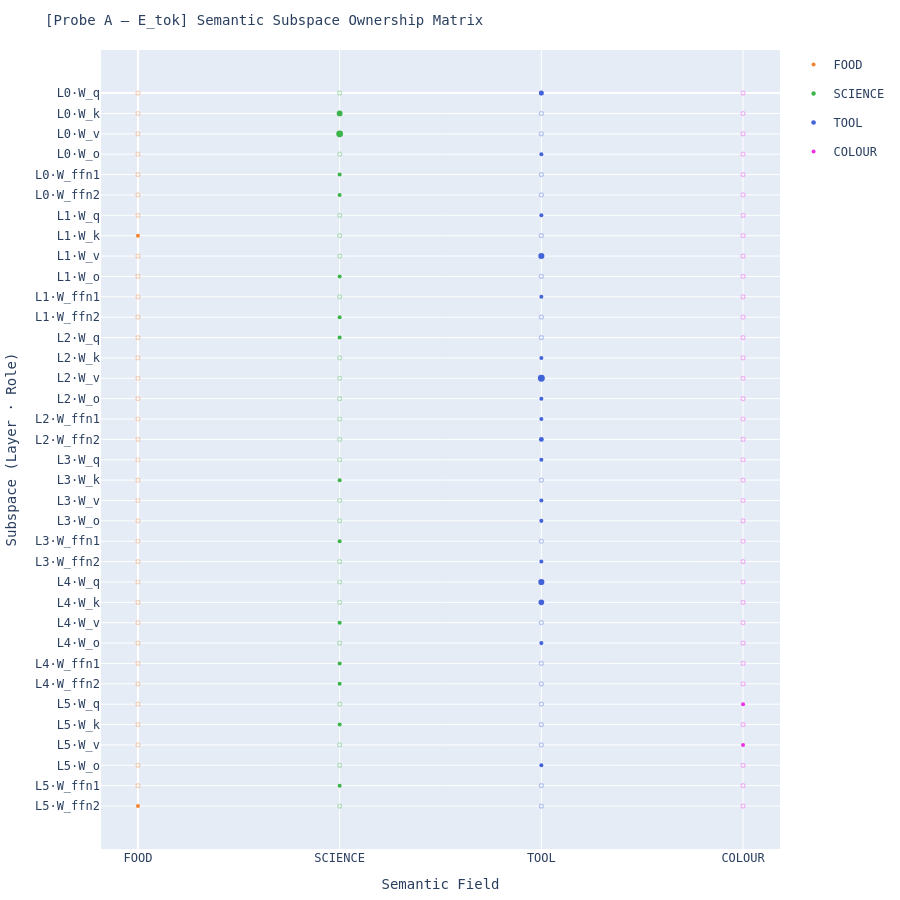

The code cell stored with this chart in its notebook:
### Markdown cell above
### 3.3 — Probe A: Semantic Subspace Matrix Diagram

This cells explicitly answer the question:

> **"Which subspaces of the model's latent space encode which semantic fields?"**

For every combination of **(layer × weight-role)** we compute how strongly each  
semantic field *dominates* that subspace.  Domination is measured as:

$$S_{(i,r,f)} = \frac{\bar{A}_{(i,r,f)} - \bar{A}_{(i,r,\neg f)}}{\bar{A}_{(i,r,f)} + \bar{A}_{(i,r,\neg f)} + \varepsilon}$$

where $\bar{A}_{(i,r,f)}$ is the mean activation energy of field $f$'s words  
in subspace $(i, r)$.  This normalised contrast score $\in [-1, +1]$  
identifies subspaces where a field's activation is unusually high relative  
to all other fields.

The diagram renders a **matrix of coloured dots**:
- **Rows**: weight-role subspaces `(Layer i, W_q / W_k / W_v / W_o / W_ffn1 / W_ffn2)`
- **Columns**: semantic fields
- **Dot colour**: field identity colour (legend)
- **Dot size**: proportional to $|S_{(i,r,f)}|$ — larger = stronger field ownership
- **Dot opacity**: 1.0 if the field is the *dominant* owner of that subspace, 0.25 otherwise

Hovering reveals the exact contrast score and the top-3 words most responsible  
for that subspace's activation.

### Code cell
# ── §3.3 Probe A: Subspace dominance diagram (E_tok basis) ────────────────────
# Same contrast score S_{(i,r,f)} as §3.3 Probe B, now computed over E_tok
# activations. Dominant dots here reflect genuine weight-geometry bias toward
# a semantic field BEFORE any contextualisation — a cleaner circuit-level signal.

subspace_labels = [f"L{i}·{r}" for i in range(n_layers) for r in ROLES_ATT]
n_subspaces = len(subspace_labels)

# Contrast score: how much does field f dominate subspace (i,r) relative to all others?
eps = 1e-9
contrast_etok = np.zeros((len(field_names), n_subspaces))
top_words_etok = {}

for f_idx, field in enumerate(field_names):
    mask_f  = labels == field
    mask_nf = ~mask_f
    for s_idx, col in enumerate(col_names):
        mu_f  = df_act_etok.loc[mask_f,  col].mean()
        mu_nf = df_act_etok.loc[mask_nf, col].mean()
        contrast_etok[f_idx, s_idx] = (mu_f - mu_nf) / (mu_f + mu_nf + eps)
        # top-3 words driving activation in this subspace for this field
        top3 = (df_act_etok.loc[mask_f, [col, "word"]]
                            .sort_values(col, ascending=False)
                            .head(3)["word"].tolist())
        top_words_etok[(f_idx, s_idx)] = top3

# Per-subspace dominant field (highest contrast score)
dominant_etok = np.argmax(contrast_etok, axis=0)   # shape (n_subspaces,)

fig_a3 = go.Figure()

for f_idx, field in enumerate(field_names):
    colour = FIELD_COLOURS[field]
    dom_x, dom_y, dom_text, dom_size = [], [], [], []
    bg_x,  bg_y,  bg_text,  bg_size  = [], [], [], []

    for s_idx in range(n_subspaces):
        S    = contrast_etok[f_idx, s_idx]
        size = max(4.0, abs(S) * 300)
        tw   = top_words_etok[(f_idx, s_idx)]
        tw_str = ", ".join(tw) if tw else "—"
        is_dom = (dominant_etok[s_idx] == f_idx) and (S > 0)
        hover = (
            f"<b>{field}</b> in {subspace_labels[s_idx]}<br>"
            f"Contrast S = {S:.3f}<br>"
            f"Dominant: {'✓' if is_dom else '✗'}<br>"
            f"Top words: {tw_str}"
        )
        if is_dom:
            dom_x.append(f_idx); dom_y.append(s_idx)
            dom_text.append(hover); dom_size.append(size)
        else:
            bg_x.append(f_idx);  bg_y.append(s_idx)
            bg_text.append(hover); bg_size.append(min(size, 4))

    # Dominant dots — filled, full opacity
    if dom_x:
        fig_a3.add_trace(go.Scatter(
            x=dom_x, y=dom_y, mode="markers", name=field,
            legendgroup=field, showlegend=True,
            marker=dict(color=colour, size=dom_size, opacity=1,
                        symbol="circle", line=dict(width=0)),
            text=dom_text, hovertemplate="%{text}<extra></extra>",
        ))

    # Background dots — hollow rings, low opacity
    fig_a3.add_trace(go.Scatter(
        x=bg_x, y=bg_y, mode="markers", name=field,
        legendgroup=field, showlegend=not bool(dom_x),
        marker=dict(color="rgba(0,0,0,0)", size=bg_size, opacity=0.35,
                    symbol="circle",
                    line=dict(color=colour, width=1.2)),
        text=bg_text, hovertemplate="%{text}<extra></extra>",
    ))

fig_a3.update_layout(
    title=dict(
        text="[Probe A — E_tok] Semantic Subspace Ownership Matrix",
        font=dict(size=14),
    ),
    xaxis=dict(
        tickmode="array",
        tickvals=list(range(len(field_names))),
        ticktext=field_names,
        title="Semantic Field",
    ),
    yaxis=dict(
        tickmode="array",
        tickvals=list(range(n_subspaces)),
        ticktext=subspace_labels,
        title="Subspace (Layer · Role)",
        autorange="reversed",
    ),
    height=900,
    font_family="monospace",
    title_font_size=14,
    margin=dict(l=10, r=10, t=50, b=10),
)
fig_a3.write_image(OUTPUT_DIR / "fig_03a_subspace_matrix_etok.png", scale=2)
fig_a3.show()
print("Saved fig_03a_subspace_matrix_etok.png")

### Figure 1 — Plotly figure (JSON) as saved in the notebook; plotly's stock layout.template omitted (floating-point values rounded to 4 significant figures)
{"data": [{"hovertemplate": "%{text}<extra></extra>", "legendgroup": "FOOD", "marker": {"color": "#f58231", "line": {"width": 0}, "opacity": 1, "size": [4, 4], "symbol": "circle"}, "mode": "markers", "name": "FOOD", "showlegend": true, "text": ["<b>FOOD</b> in L1·W_k<br>Contrast S = 0.010<br>Dominant: ✓<br>Top words: beer, pizza, coffee", "<b>FOOD</b> in L5·W_ffn2<br>Contrast S = 0.011<br>Dominant: ✓<br>Top words: tea, milk, rice"], "type": "scatter", "x": [0, 0], "y": [7, 35]}, {"hovertemplate": "%{text}<extra></extra>", "legendgroup": "FOOD", "marker": {"color": "rgba(0,0,0,0)", "line": {"color": "#f58231", "width": 1.2}, "opacity": 0.35, "size": [4, 4, 4, 4, 4, 4, 4, 4, 4, 4, 4, 4, 4, 4, 4, 4, 4, 4, 4, 4, 4, 4, 4, 4, 4, 4, 4, 4, 4, 4, 4, 4, 4, 4], "symbol": "circle"}, "mode": "markers", "name": "FOOD", "showlegend": false, "text": ["<b>FOOD</b> in L0·W_q<br>Contrast S = -0.014<br>Dominant: ✗<br>Top words: honey, bread, jam", "<b>FOOD</b> in L0·W_k<br>Contrast S = 0.010<br>Dominant: ✗<br>Top words: sugar, chocolate, butter", "<b>FOOD</b> in L0·W_v<br>Contrast S = 0.019<br>Dominant: ✗<br>Top words: coffee, milk, pizza", "<b>FOOD</b> in L0·W_o<br>Contrast S = -0.007<br>Dominant: ✗<br>Top words: curry, salad, rice", "<b>FOOD</b> in L0·W_ffn1<br>Contrast S = -0.019<br>Dominant: ✗<br>Top words: pasta, chocolate, honey", "<b>FOOD</b> in L0·W_ffn2<br>Contrast S = 0.008<br>Dominant: ✗<br>Top words: cream, salad, chocolate", "<b>FOOD</b> in L1·W_q<br>Contrast S = 0.002<br>Dominant: ✗<br>Top words: curry, coffee, soup", "<b>FOOD</b> in L1·W_v<br>Contrast S = -0.012<br>Dominant: ✗<br>Top words: pizza, beer, cream", "<b>FOOD</b> in L1·W_o<br>Contrast S = -0.004<br>Dominant: ✗<br>Top words: jam, bread, honey", "<b>FOOD</b> in L1·W_ffn1<br>Contrast S = -0.015<br>Dominant: ✗<br>Top words: jam, soup, salad", "<b>FOOD</b> in L1·W_ffn2<br>Contrast S = -0.007<br>Dominant: ✗<br>Top words: tea, cream, soup", "<b>FOOD</b> in L2·W_q<br>Contrast S = -0.010<br>Dominant: ✗<br>Top words: butter, honey, jam", "<b>FOOD</b> in L2·W_k<br>Contrast S = -0.020<br>Dominant: ✗<br>Top words: curry, pizza, beer", "<b>FOOD</b> in L2·W_v<br>Contrast S = -0.002<br>Dominant: ✗<br>Top words: curry, cream, pizza", "<b>FOOD</b> in L2·W_o<br>Contrast S = 0.005<br>Dominant: ✗<br>Top words: cream, jam, beer", "<b>FOOD</b> in L2·W_ffn1<br>Contrast S = -0.010<br>Dominant: ✗<br>Top words: soup, salad, cake", "<b>FOOD</b> in L2·W_ffn2<br>Contrast S = -0.005<br>Dominant: ✗<br>Top words: pasta, cream, soup", "<b>FOOD</b> in L3·W_q<br>Contrast S = -0.008<br>Dominant: ✗<br>Top words: cream, tea, curry", "<b>FOOD</b> in L3·W_k<br>Contrast S = -0.006<br>Dominant: ✗<br>Top words: curry, honey, cake", "<b>FOOD</b> in L3·W_v<br>Contrast S = -0.004<br>Dominant: ✗<br>Top words: wine, cream, curry", "<b>FOOD</b> in L3·W_o<br>Contrast S = -0.014<br>Dominant: ✗<br>Top words: rice, sugar, soup", "<b>FOOD</b> in L3·W_ffn1<br>Contrast S = -0.017<br>Dominant: ✗<br>Top words: sugar, cream, rice", "<b>FOOD</b> in L3·W_ffn2<br>Contrast S = -0.009<br>Dominant: ✗<br>Top words: curry, pizza, wine", "<b>FOOD</b> in L4·W_q<br>Contrast S = -0.022<br>Dominant: ✗<br>Top words: curry, jam, sugar", "<b>FOOD</b> in L4·W_k<br>Contrast S = -0.030<br>Dominant: ✗<br>Top words: beer, honey, sugar", "<b>FOOD</b> in L4·W_v<br>Contrast S = -0.015<br>Dominant: ✗<br>Top words: curry, honey, soup", "<b>FOOD</b> in L4·W_o<br>Contrast S = -0.024<br>Dominant: ✗<br>Top words: pizza, pasta, cake", "<b>FOOD</b> in L4·W_ffn1<br>Contrast S = -0.001<br>Dominant: ✗<br>Top words: tea, rice, coffee", "<b>FOOD</b> in L4·W_ffn2<br>Contrast S = -0.006<br>Dominant: ✗<br>Top words: rice, soup, honey", "<b>FOOD</b> in L5·W_q<br>Contrast S = -0.008<br>Dominant: ✗<br>Top words: pizza, tea, wine", "<b>FOOD</b> in L5·W_k<br>Contrast S = 0.005<br>Dominant: ✗<br>Top words: tea, wine, cream", "<b>FOOD</b> in L5·W_v<br>Contrast S = -0.012<br>Dominant: ✗<br>Top words: soup, chocolate, bread", "<b>FOOD</b> in L5·W_o<br>Contrast S = -0.009<br>Dominant: ✗<br>Top words: bread, tea, rice", "<b>FOOD</b> in L5·W_ffn1<br>Contrast S = -0.010<br>Dominant: ✗<br>Top words: curry, cream, soup"], "type": "scatter", "x": [0, 0, 0, 0, 0, 0, 0, 0, 0, 0, 0, 0, 0, 0, 0, 0, 0, 0, 0, 0, 0, 0, 0, 0, 0, 0, 0, 0, 0, 0, 0, 0, 0, 0], "y": [0, 1, 2, 3, 4, 5, 6, 8, 9, 10, 11, 12, 13, 14, 15, 16, 17, 18, 19, 20, 21, 22, 23, 24, 25, 26, 27, 28, 29, 30, 31, 32, 33, 34]}, {"hovertemplate": "%{text}<extra></extra>", "legendgroup": "SCIENCE", "marker": {"color": "#3cb44b", "line": {"width": 0}, "opacity": 1, "size": [5.767, 6.846, 4, 4, 4, 4, 4, 4, 4, 4.139, 4, 4, 4, 4], "symbol": "circle"}, "mode": "markers", "name": "SCIENCE", "showlegend": true, "text": ["<b>SCIENCE</b> in L0·W_k<br>Contrast S = 0.019<br>Dominant: ✓<br>Top words: protein, energy, gene", "<b>SCIENCE</b> in L0·W_v<br>Contrast S = 0.023<br>Dominant: ✓<br>Top words: photon, energy, protein", "<b>SCIENCE</b> in L0·W_ffn1<br>Contrast S = 0.012<br>Dominant: ✓<br>Top words: circuit, enzyme, neutron", "<b>SCIENCE</b> in L0·W_ffn2<br>Contrast S = 0.011<br>Dominant: ✓<br>Top words: enzyme, virus, neutron", "<b>SCIENCE</b> in L1·W_o<br>Contrast S = 0.002<br>Dominant: ✓<br>Top words: virus, mass, gene", "<b>SCIENCE</b> in L1·W_ffn2<br>Contrast S = 0.007<br>Dominant: ✓<br>Top words: virus, enzyme, gravity", "<b>SCIENCE</b> in L2·W_q<br>Contrast S = 0.012<br>Dominant: ✓<br>Top words: enzyme, atom, atom", "<b>SCIENCE</b> in L3·W_k<br>Contrast S = 0.011<br>Dominant: ✓<br>Top words: electron, circuit, plasma", "<b>SCIENCE</b> in L3·W_ffn1<br>Contrast S = 0.012<br>Dominant: ✓<br>Top words: electron, neutron, laser", "<b>SCIENCE</b> in L4·W_v<br>Contrast S = 0.014<br>Dominant: ✓<br>Top words: circuit, plasma, magnet", "<b>SCIENCE</b> in L4·W_ffn1<br>Contrast S = 0.005<br>Dominant: ✓<br>Top words: neutron, atom, atom", "<b>SCIENCE</b> in L4·W_ffn2<br>Contrast S = 0.006<br>Dominant: ✓<br>Top words: neutron, atom, atom", "<b>SCIENCE</b> in L5·W_k<br>Contrast S = 0.010<br>Dominant: ✓<br>Top words: entropy, gene, protein", "<b>SCIENCE</b> in L5·W_ffn1<br>Contrast S = 0.007<br>Dominant: ✓<br>Top words: circuit, photon, entropy"], "type": "scatter", "x": [1, 1, 1, 1, 1, 1, 1, 1, 1, 1, 1, 1, 1, 1], "y": [1, 2, 4, 5, 9, 11, 12, 19, 22, 26, 28, 29, 31, 34]}, {"hovertemplate": "%{text}<extra></extra>", "legendgroup": "SCIENCE", "marker": {"color": "rgba(0,0,0,0)", "line": {"color": "#3cb44b", "width": 1.2}, "opacity": 0.35, "size": [4, 4, 4, 4, 4, 4, 4, 4, 4, 4, 4, 4, 4, 4, 4, 4, 4, 4, 4, 4, 4, 4], "symbol": "circle"}, "mode": "markers", "name": "SCIENCE", "showlegend": false, "text": ["<b>SCIENCE</b> in L0·W_q<br>Contrast S = 0.009<br>Dominant: ✗<br>Top words: circuit, cell, atom", "<b>SCIENCE</b> in L0·W_o<br>Contrast S = 0.006<br>Dominant: ✗<br>Top words: photon, proton, virus", "<b>SCIENCE</b> in L1·W_q<br>Contrast S = 0.005<br>Dominant: ✗<br>Top words: energy, enzyme, electron", "<b>SCIENCE</b> in L1·W_k<br>Contrast S = 0.002<br>Dominant: ✗<br>Top words: cell, virus, enzyme", "<b>SCIENCE</b> in L1·W_v<br>Contrast S = 0.003<br>Dominant: ✗<br>Top words: enzyme, gene, electron", "<b>SCIENCE</b> in L1·W_ffn1<br>Contrast S = 0.006<br>Dominant: ✗<br>Top words: electron, plasma, force", "<b>SCIENCE</b> in L2·W_k<br>Contrast S = 0.005<br>Dominant: ✗<br>Top words: cell, entropy, plasma", "<b>SCIENCE</b> in L2·W_v<br>Contrast S = 0.017<br>Dominant: ✗<br>Top words: protein, virus, gene", "<b>SCIENCE</b> in L2·W_o<br>Contrast S = -0.015<br>Dominant: ✗<br>Top words: electron, laser, neutron", "<b>SCIENCE</b> in L2·W_ffn1<br>Contrast S = 0.002<br>Dominant: ✗<br>Top words: virus, circuit, enzyme", "<b>SCIENCE</b> in L2·W_ffn2<br>Contrast S = 0.006<br>Dominant: ✗<br>Top words: virus, plasma, enzyme", "<b>SCIENCE</b> in L3·W_q<br>Contrast S = 0.003<br>Dominant: ✗<br>Top words: virus, circuit, enzyme", "<b>SCIENCE</b> in L3·W_v<br>Contrast S = 0.011<br>Dominant: ✗<br>Top words: gene, entropy, virus", "<b>SCIENCE</b> in L3·W_o<br>Contrast S = 0.008<br>Dominant: ✗<br>Top words: entropy, magnet, atom", "<b>SCIENCE</b> in L3·W_ffn2<br>Contrast S = 0.007<br>Dominant: ✗<br>Top words: virus, electron, plasma", "<b>SCIENCE</b> in L4·W_q<br>Contrast S = -0.002<br>Dominant: ✗<br>Top words: protein, enzyme, circuit", "<b>SCIENCE</b> in L4·W_k<br>Contrast S = 0.005<br>Dominant: ✗<br>Top words: plasma, circuit, magnet", "<b>SCIENCE</b> in L4·W_o<br>Contrast S = 0.000<br>Dominant: ✗<br>Top words: circuit, enzyme, atom", "<b>SCIENCE</b> in L5·W_q<br>Contrast S = -0.003<br>Dominant: ✗<br>Top words: circuit, neutron, virus", "<b>SCIENCE</b> in L5·W_v<br>Contrast S = 0.007<br>Dominant: ✗<br>Top words: photon, laser, virus", "<b>SCIENCE</b> in L5·W_o<br>Contrast S = -0.002<br>Dominant: ✗<br>Top words: laser, enzyme, virus", "<b>SCIENCE</b> in L5·W_ffn2<br>Contrast S = 0.010<br>Dominant: ✗<br>Top words: electron, neutron, plasma"], "type": "scatter", "x": [1, 1, 1, 1, 1, 1, 1, 1, 1, 1, 1, 1, 1, 1, 1, 1, 1, 1, 1, 1, 1, 1], "y": [0, 3, 6, 7, 8, 10, 13, 14, 15, 16, 17, 18, 20, 21, 23, 24, 25, 27, 30, 32, 33, 35]}, {"hovertemplate": "%{text}<extra></extra>", "legendgroup": "TOOL", "marker": {"color": "#4363d8", "line": {"width": 0}, "opacity": 1, "size": [5.05, 4, 4, 6.128, 4, 4, 6.945, 4, 4, 4.871, 4, 4, 4.084, 4, 6.138, 5.667, 4.126, 4], "symbol": "circle"}, "mode": "markers", "name": "TOOL", "showlegend": true, "text": ["<b>TOOL</b> in L0·W_q<br>Contrast S = 0.017<br>Dominant: ✓<br>Top words: wheel, forge, knife", "<b>TOOL</b> in L0·W_o<br>Contrast S = 0.010<br>Dominant: ✓<br>Top words: hook, hook, bolt", "<b>TOOL</b> in L1·W_q<br>Contrast S = 0.013<br>Dominant: ✓<br>Top words: wheel, forge, saw", "<b>TOOL</b> in L1·W_v<br>Contrast S = 0.020<br>Dominant: ✓<br>Top words: hook, hook, forge", "<b>TOOL</b> in L1·W_ffn1<br>Contrast S = 0.009<br>Dominant: ✓<br>Top words: saw, forge, bolt", "<b>TOOL</b> in L2·W_k<br>Contrast S = 0.011<br>Dominant: ✓<br>Top words: forge, joint, hammer", "<b>TOOL</b> in L2·W_v<br>Contrast S = 0.023<br>Dominant: ✓<br>Top words: drill, drill, forge", "<b>TOOL</b> in L2·W_o<br>Contrast S = 0.012<br>Dominant: ✓<br>Top words: gear, lever, joint", "<b>TOOL</b> in L2·W_ffn1<br>Contrast S = 0.006<br>Dominant: ✓<br>Top words: joint, forge, saw", "<b>TOOL</b> in L2·W_ffn2<br>Contrast S = 0.016<br>Dominant: ✓<br>Top words: drill, drill, vice", "<b>TOOL</b> in L3·W_q<br>Contrast S = 0.009<br>Dominant: ✓<br>Top words: drill, drill, forge", "<b>TOOL</b> in L3·W_v<br>Contrast S = 0.011<br>Dominant: ✓<br>Top words: drill, drill, bolt", "<b>TOOL</b> in L3·W_o<br>Contrast S = 0.014<br>Dominant: ✓<br>Top words: lever, blade, drill", "<b>TOOL</b> in L3·W_ffn2<br>Contrast S = 0.010<br>Dominant: ✓<br>Top words: knife, forge, drill", "<b>TOOL</b> in L4·W_q<br>Contrast S = 0.020<br>Dominant: ✓<br>Top words: forge, drill, drill", "<b>TOOL</b> in L4·W_k<br>Contrast S = 0.019<br>Dominant: ✓<br>Top words: hammer, knife, drill", "<b>TOOL</b> in L4·W_o<br>Contrast S = 0.014<br>Dominant: ✓<br>Top words: blade, axle, axle", "<b>TOOL</b> in L5·W_o<br>Contrast S = 0.010<br>Dominant: ✓<br>Top words: bolt, saw, hammer"], "type": "scatter", "x": [2, 2, 2, 2, 2, 2, 2, 2, 2, 2, 2, 2, 2, 2, 2, 2, 2, 2], "y": [0, 3, 6, 8, 10, 13, 14, 15, 16, 17, 18, 20, 21, 23, 24, 25, 27, 33]}, {"hovertemplate": "%{text}<extra></extra>", "legendgroup": "TOOL", "marker": {"color": "rgba(0,0,0,0)", "line": {"color": "#4363d8", "width": 1.2}, "opacity": 0.35, "size": [4, 4, 4, 4, 4, 4, 4, 4, 4, 4, 4, 4, 4, 4, 4, 4, 4, 4], "symbol": "circle"}, "mode": "markers", "name": "TOOL", "showlegend": false, "text": ["<b>TOOL</b> in L0·W_k<br>Contrast S = -0.020<br>Dominant: ✗<br>Top words: hook, hook, axle", "<b>TOOL</b> in L0·W_v<br>Contrast S = -0.011<br>Dominant: ✗<br>Top words: nail, hook, hook", "<b>TOOL</b> in L0·W_ffn1<br>Contrast S = 0.002<br>Dominant: ✗<br>Top words: saw, forge, axle", "<b>TOOL</b> in L0·W_ffn2<br>Contrast S = -0.004<br>Dominant: ✗<br>Top words: screw, spring, knife", "<b>TOOL</b> in L1·W_k<br>Contrast S = 0.003<br>Dominant: ✗<br>Top words: hook, hook, screw", "<b>TOOL</b> in L1·W_o<br>Contrast S = 0.001<br>Dominant: ✗<br>Top words: hammer, bolt, joint", "<b>TOOL</b> in L1·W_ffn2<br>Contrast S = 0.007<br>Dominant: ✗<br>Top words: forge, drill, drill", "<b>TOOL</b> in L2·W_q<br>Contrast S = 0.007<br>Dominant: ✗<br>Top words: forge, hook, hook", "<b>TOOL</b> in L3·W_k<br>Contrast S = 0.006<br>Dominant: ✗<br>Top words: nail, forge, bolt", "<b>TOOL</b> in L3·W_ffn1<br>Contrast S = -0.001<br>Dominant: ✗<br>Top words: blade, forge, joint", "<b>TOOL</b> in L4·W_v<br>Contrast S = 0.010<br>Dominant: ✗<br>Top words: screw, drill, drill", "<b>TOOL</b> in L4·W_ffn1<br>Contrast S = -0.005<br>Dominant: ✗<br>Top words: wheel, spring, nail", "<b>TOOL</b> in L4·W_ffn2<br>Contrast S = -0.000<br>Dominant: ✗<br>Top words: lever, spring, screw", "<b>TOOL</b> in L5·W_q<br>Contrast S = 0.004<br>Dominant: ✗<br>Top words: hook, hook, knife", "<b>TOOL</b> in L5·W_k<br>Contrast S = -0.008<br>Dominant: ✗<br>Top words: saw, wheel, knife", "<b>TOOL</b> in L5·W_v<br>Contrast S = -0.003<br>Dominant: ✗<br>Top words: knife, blade, saw", "<b>TOOL</b> in L5·W_ffn1<br>Contrast S = 0.006<br>Dominant: ✗<br>Top words: joint, spring, hook", "<b>TOOL</b> in L5·W_ffn2<br>Contrast S = -0.012<br>Dominant: ✗<br>Top words: lever, knife, spring"], "type": "scatter", "x": [2, 2, 2, 2, 2, 2, 2, 2, 2, 2, 2, 2, 2, 2, 2, 2, 2, 2], "y": [1, 2, 4, 5, 7, 9, 11, 12, 19, 22, 26, 28, 29, 30, 31, 32, 34, 35]}, {"hovertemplate": "%{text}<extra></extra>", "legendgroup": "COLOUR", "marker": {"color": "#f032e6", "line": {"width": 0}, "opacity": 1, "size": [4, 4], "symbol": "circle"}, "mode": "markers", "name": "COLOUR", "showlegend": true, "text": ["<b>COLOUR</b> in L5·W_q<br>Contrast S = 0.007<br>Dominant: ✓<br>Top words: purple, orange, crimson", "<b>COLOUR</b> in L5·W_v<br>Contrast S = 0.008<br>Dominant: ✓<br>Top words: green, white, black"], "type": "scatter", "x": [3, 3], "y": [30, 32]}, {"hovertemplate": "%{text}<extra></extra>", "legendgroup": "COLOUR", "marker": {"color": "rgba(0,0,0,0)", "line": {"color": "#f032e6", "width": 1.2}, "opacity": 0.35, "size": [4, 4, 4, 4, 4, 4, 4, 4, 4, 4, 4, 4, 4, 4, 4, 4, 4, 4, 4, 4, 4, 4, 4, 4, 4, 4, 4, 4, 4, 4, 4, 4, 4, 4], "symbol": "circle"}, "mode": "markers", "name": "COLOUR", "showlegend": false, "text": ["<b>COLOUR</b> in L0·W_q<br>Contrast S = -0.012<br>Dominant: ✗<br>Top words: crimson, beige, indigo", "<b>COLOUR</b> in L0·W_k<br>Contrast S = -0.010<br>Dominant: ✗<br>Top words: red, green, white", "<b>COLOUR</b> in L0·W_v<br>Contrast S = -0.032<br>Dominant: ✗<br>Top words: crimson, red, black", "<b>COLOUR</b> in L0·W_o<br>Contrast S = -0.009<br>Dominant: ✗<br>Top words: beige, green, crimson", "<b>COLOUR</b> in L0·W_ffn1<br>Contrast S = 0.004<br>Dominant: ✗<br>Top words: white, black, red", "<b>COLOUR</b> in L0·W_ffn2<br>Contrast S = -0.016<br>Dominant: ✗<br>Top words: red, purple, beige", "<b>COLOUR</b> in L1·W_q<br>Contrast S = -0.020<br>Dominant: ✗<br>Top words: orange, violet, violet", "<b>COLOUR</b> in L1·W_k<br>Contrast S = -0.016<br>Dominant: ✗<br>Top words: indigo, orange, beige", "<b>COLOUR</b> in L1·W_v<br>Contrast S = -0.011<br>Dominant: ✗<br>Top words: red, purple, pink", "<b>COLOUR</b> in L1·W_o<br>Contrast S = 0.001<br>Dominant: ✗<br>Top words: indigo, beige, black", "<b>COLOUR</b> in L1·W_ffn1<br>Contrast S = 0.000<br>Dominant: ✗<br>Top words: crimson, indigo, beige", "<b>COLOUR</b> in L1·W_ffn2<br>Contrast S = -0.007<br>Dominant: ✗<br>Top words: purple, indigo, red", "<b>COLOUR</b> in L2·W_q<br>Contrast S = -0.009<br>Dominant: ✗<br>Top words: violet, violet, pink", "<b>COLOUR</b> in L2·W_k<br>Contrast S = 0.004<br>Dominant: ✗<br>Top words: indigo, beige, crimson", "<b>COLOUR</b> in L2·W_v<br>Contrast S = -0.040<br>Dominant: ✗<br>Top words: beige, indigo, gold", "<b>COLOUR</b> in L2·W_o<br>Contrast S = -0.002<br>Dominant: ✗<br>Top words: yellow, green, red", "<b>COLOUR</b> in L2·W_ffn1<br>Contrast S = 0.001<br>Dominant: ✗<br>Top words: purple, indigo, violet", "<b>COLOUR</b> in L2·W_ffn2<br>Contrast S = -0.017<br>Dominant: ✗<br>Top words: pink, gold, violet", "<b>COLOUR</b> in L3·W_q<br>Contrast S = -0.003<br>Dominant: ✗<br>Top words: gold, violet, violet", "<b>COLOUR</b> in L3·W_k<br>Contrast S = -0.011<br>Dominant: ✗<br>Top words: gold, beige, azure", "<b>COLOUR</b> in L3·W_v<br>Contrast S = -0.019<br>Dominant: ✗<br>Top words: violet, violet, indigo", "<b>COLOUR</b> in L3·W_o<br>Contrast S = -0.007<br>Dominant: ✗<br>Top words: pink, orange, silver", "<b>COLOUR</b> in L3·W_ffn1<br>Contrast S = 0.006<br>Dominant: ✗<br>Top words: purple, violet, violet", "<b>COLOUR</b> in L3·W_ffn2<br>Contrast S = -0.009<br>Dominant: ✗<br>Top words: violet, violet, beige", "<b>COLOUR</b> in L4·W_q<br>Contrast S = 0.003<br>Dominant: ✗<br>Top words: violet, violet, indigo", "<b>COLOUR</b> in L4·W_k<br>Contrast S = 0.005<br>Dominant: ✗<br>Top words: violet, violet, indigo", "<b>COLOUR</b> in L4·W_v<br>Contrast S = -0.009<br>Dominant: ✗<br>Top words: violet, violet, brown", "<b>COLOUR</b> in L4·W_o<br>Contrast S = 0.009<br>Dominant: ✗<br>Top words: green, purple, beige", "<b>COLOUR</b> in L4·W_ffn1<br>Contrast S = 0.002<br>Dominant: ✗<br>Top words: pink, purple, grey", "<b>COLOUR</b> in L4·W_ffn2<br>Contrast S = 0.000<br>Dominant: ✗<br>Top words: yellow, blue, purple", "<b>COLOUR</b> in L5·W_k<br>Contrast S = -0.007<br>Dominant: ✗<br>Top words: azure, purple, violet", "<b>COLOUR</b> in L5·W_o<br>Contrast S = 0.001<br>Dominant: ✗<br>Top words: green, orange, silver", "<b>COLOUR</b> in L5·W_ffn1<br>Contrast S = -0.004<br>Dominant: ✗<br>Top words: white, gold, indigo", "<b>COLOUR</b> in L5·W_ffn2<br>Contrast S = -0.009<br>Dominant: ✗<br>Top words: green, beige, azure"], "type": "scatter", "x": [3, 3, 3, 3, 3, 3, 3, 3, 3, 3, 3, 3, 3, 3, 3, 3, 3, 3, 3, 3, 3, 3, 3, 3, 3, 3, 3, 3, 3, 3, 3, 3, 3, 3], "y": [0, 1, 2, 3, 4, 5, 6, 7, 8, 9, 10, 11, 12, 13, 14, 15, 16, 17, 18, 19, 20, 21, 22, 23, 24, 25, 26, 27, 28, 29, 31, 33, 34, 35]}], "layout": {"font": {"family": "monospace"}, "height": 900, "margin": {"b": 10, "l": 10, "r": 10, "t": 50}, "title": {"font": {"size": 14}, "text": "[Probe A — E_tok] Semantic Subspace Ownership Matrix"}, "xaxis": {"tickmode": "array", "ticktext": ["FOOD", "SCIENCE", "TOOL", "COLOUR"], "tickvals": [0, 1, 2, 3], "title": {"text": "Semantic Field"}}, "yaxis": {"autorange": "reversed", "tickmode": "array", "ticktext": ["L0·W_q", "L0·W_k", "L0·W_v", "L0·W_o", "L0·W_ffn1", "L0·W_ffn2", "L1·W_q", "L1·W_k", "L1·W_v", "L1·W_o", "L1·W_ffn1", "L1·W_ffn2", "L2·W_q", "L2·W_k", "L2·W_v", "L2·W_o", "L2·W_ffn1", "L2·W_ffn2", "L3·W_q", "L3·W_k", "L3·W_v", "L3·W_o", "L3·W_ffn1", "L3·W_ffn2", "L4·W_q", "L4·W_k", "L4·W_v", "L4·W_o", "L4·W_ffn1", "L4·W_ffn2", "L5·W_q", "L5·W_k", "L5·W_v", "L5·W_o", "L5·W_ffn1", "L5·W_ffn2"], "tickvals": [0, 1, 2, 3, 4, 5, 6, 7, 8, 9, 10, 11, 12, 13, 14, 15, 16, 17, 18, 19, 20, 21, 22, 23, 24, 25, 26, 27, 28, 29, 30, 31, 32, 33, 34, 35], "title": {"text": "Subspace (Layer · Role)"}}}}
